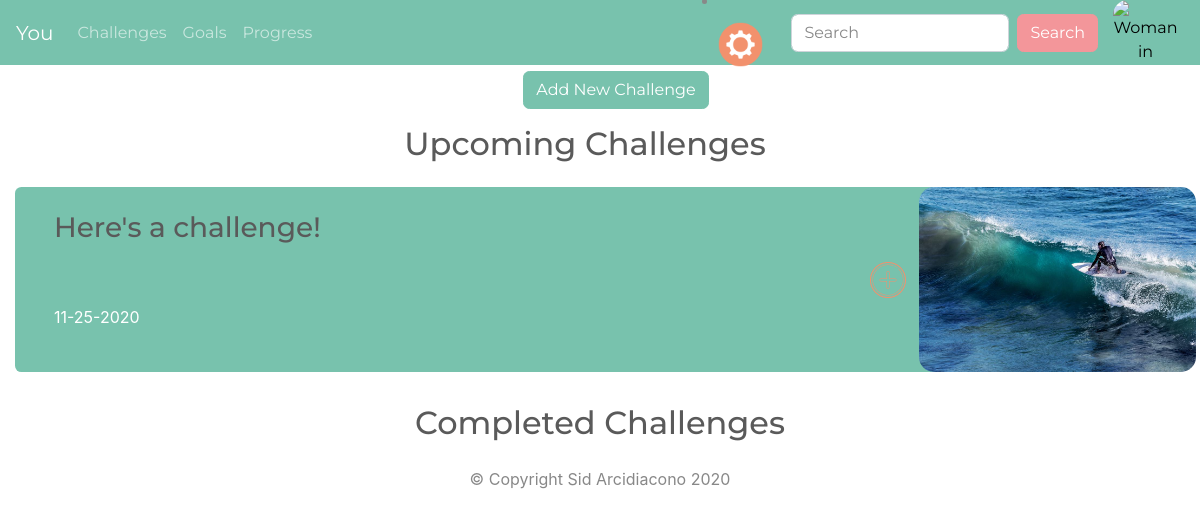
Before: /challenges (signed in) with the older database file.
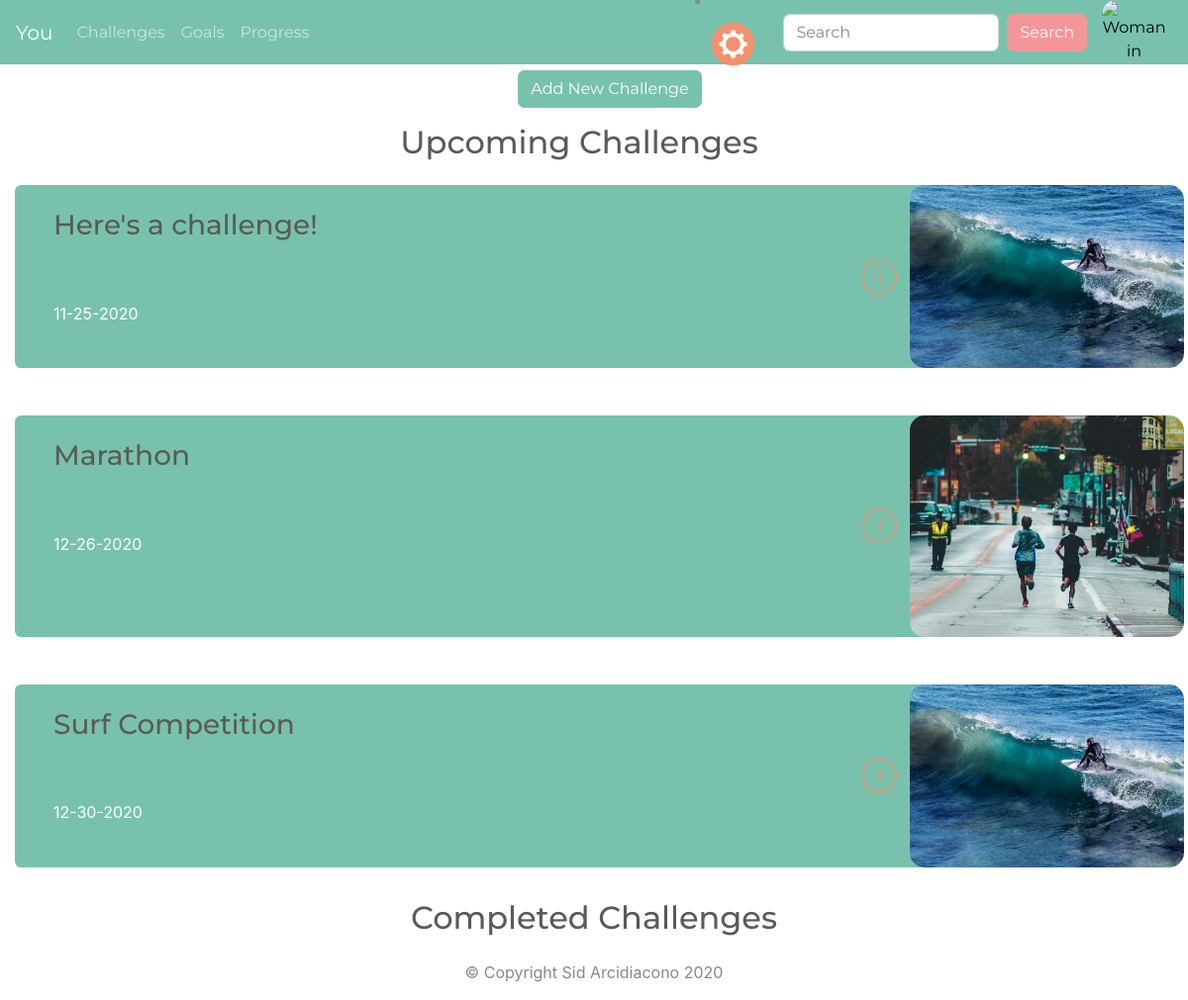
After: the same page with the newer database file.
### you_app/models.py (models this page shows)
class Challenges(db.Model):
    id = db.Column(db.Integer, primary_key=True)
    title = db.Column(db.String(40), nullable=False)
    dates = db.Column(db.String(50), nullable=False)
    completed = db.Column(db.Boolean, default=False)
    image = db.Column(db.String(30), nullable=True)
    users = db.relationship("User", secondary="joined_challenges")

### you_app/challenges/routes.py (the view, shortened to what this page needs)
@challenge.route("/challenges", methods=["GET", "POST"])
@login_required
def challenges():
    new_challenges = Challenges.query.filter_by(completed=False).all()
    completed_challenges = Challenges.query.filter_by(completed=True).all()
    context = {
        "new_challenges": new_challenges,
        "completed_challenges": completed_challenges,
    }
    return render_template("challenges.html", **context)

### you_app/models.py (called while the page is built)
@login_manager.user_loader
def user_loader(user_id):
    return User.query.filter_by(id=user_id).first()

### you_app/templates/challenges.html (shortened to what this page needs)
{% extends 'base.html' %}
{% block content %}
<div class="container-fluid p-0 w-100">
  <div class="row w-100 justify-content-center m-3">
    <div class="col-md-6 d-flex align-items-center">
      <button type="button" class="btn btn-primary m-auto" id="start-modal-btn">Add New Challenge</button>
    </div>
  </div>
</div>
{% if new_challenges or completed_challenges %}
<div class="row w-100 justify-content-center">
  <h2>Upcoming Challenges</h2>
</div>
{% for new_challenge in new_challenges %}
<div class="row w-100 justify-content-center">
  <div class="container m-3">
    <div class="row text-white bg-primary mb-3 w-100 rounded">
      <div class="col-md-4 text-left">
        <h3 class="card-title p-4">{{ new_challenge.title }}</h3>
        <p class="card-text p-4">{{ new_challenge.dates }}</p>
      </div>
      <div class="col-md-3 ml-auto mr-0 p-0 d-flex flex-row">
        <form class="d-flex flex-row h-50 mt-auto mb-auto" action="{{ url_for('challenge.join_challenge') }}" method="POST">
          <button type="submit" id="join-challenge" class="img-btn small"><img src="{{ url_for('static', filename='assets/orange_add_plus.png') }}" alt="plus shaped button"></button>
        </form>
        <img class="challenge-img h-100" src="{{ url_for('static', filename='assets/' + new_challenge.image) }}" alt="{{ new_challenge.title }}">
      </div>
    </div>
  </div>
</div>
{% endfor %}
<div class="row justify-content-center">
  <h2>Completed Challenges</h2>
</div>
{% else %}
<div class="row w-100 justify-content-center mt-4 mb-4">
  <h3 class="text-center">No challenges yet!</h3>
</div>
{% endif %}
{% endblock %}

### you_app/templates/base.html (shortened to what this page needs)
<!DOCTYPE html>
<html lang="en" dir="ltr">
<head>
  <link rel="stylesheet" href="{{ url_for('static', filename='css/bootstrap.css') }}">
  <link rel="stylesheet" href="{{ url_for('static', filename='css/styles.css') }}">
</head>
<body>
  <header>
    <nav class="navbar navbar-expand-lg navbar-dark bg-primary mb-4">
      <a class="navbar-brand navbar-item active" href="{{ url_for('main.homepage') }}">You</a>
      <div class="collapse navbar-collapse" id="navbarColor01">
        <ul class="navbar-nav mr-auto">
          {% if current_user.is_authenticated %}
          <li class="nav-item">
            <a class="nav-link" href="{{ url_for('challenge.challenges') }}">Challenges</a>
          </li>
          <li class="nav-item">
            <a class="nav-link" href="{{ url_for('goal.goals') }}">Goals</a>
          </li>
          <li class="nav-item">
            <a class="nav-link" href="{{ url_for('progress.progress_page') }}">Progress</a>
          </li>
          {% endif %}
        </ul>
        <li class="nav-item dropdown">
          <a class="nav-link dropdown-toggle" data-toggle="dropdown" href="#" role="button" aria-haspopup="true" aria-expanded="false">{% if current_user.is_authenticated %}<img src="{{ url_for('static', filename='assets/settings.png') }}" alt="Gear icon" id="settings-dropdown"></a>
          {% else %}<button type="button" class="btn btn-primary" id="settings-dropdown">Get Started!</button></a>
          <div class="dropdown-menu">
            <a class="dropdown-item" href="{{ url_for('user.login') }}">Log In</a>
            <a class="dropdown-item" href="{{ url_for('user.register') }}">Sign Up</a>
            {% endif %}
        </li>
        {% if current_user.is_authenticated %}
        <form class="form-inline my-2 my-lg-0">
          <input class="form-control mr-sm-2" type="text" placeholder="Search">
          <button class="btn btn-secondary my-2 my-sm-0" type="submit">Search</button>
        </form>
        <button type="button" id="open-glance" class="img-btn"><img src="{{ url_for('static', filename='assets/default_profile_pic.jpg') }}" alt="Woman in fitness gear outside" class="profile-pic"></button>
        {% endif %}
      </div>
    </nav>
    <div class="row text-center w-100">
    </div>
  </header>
  {% block content %}{% endblock %}
  <footer class="page-footer font-small">
    <div class="footer-copyright text-center py-3">
      © Copyright Sid Arcidiacono 2020
    </div>
  </footer>
</body>
</html>

### you_app/static/css/styles.css (style rules this page uses)
:root { --primary: #B0D9CA; --secondary: #F2916D; }
header { height: 55px; }
.profile-pic { max-width: 65px; max-height: 65px; border-radius: 15px; }
.img-btn { background-color: transparent; border: none; padding-left: 15px; }
.img-btn img { width: 50px; height: 50px; }
.challenge-img { width: 100%; border-radius: 15px; border: none; padding: 0; }
#settings-dropdown { max-height: 45px; }

Changed rows visible on the page:
added Challenges: title "Marathon", dates "12-26-2020", image (picture)
added Challenges: title "Surf Competition", dates "12-30-2020", image (picture)
